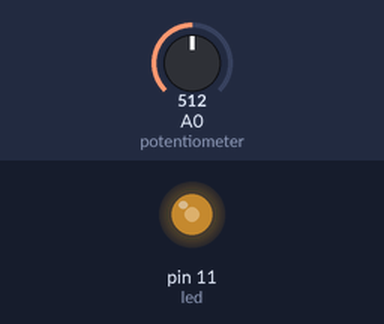
Bench run of a sketch on a simulated Arduino Uno, built with avr-gcc and run on an emulated ATmega328P. Shown: output pins drawn as LEDs (lit = HIGH). The test bench sets the inputs (shaded band); at power-on: A0 (potentiometer) = 512.

Above: at 1.2 s.
1.3 s: A0 (potentiometer) set to 716
At 2.5 s:
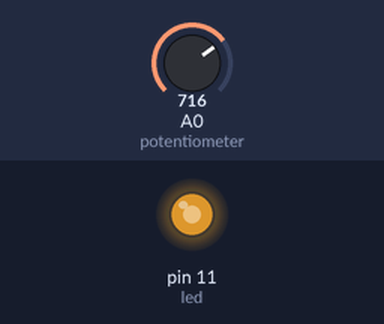
2.8 s: A0 (potentiometer) set to 900
At 4.0 s:
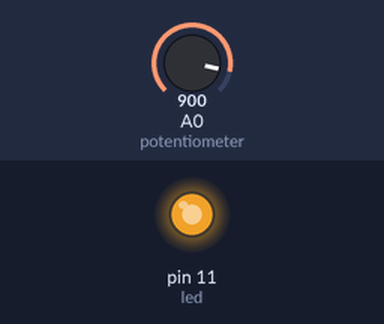
4.3 s: A0 (potentiometer) set to 122
At 5.4 s:
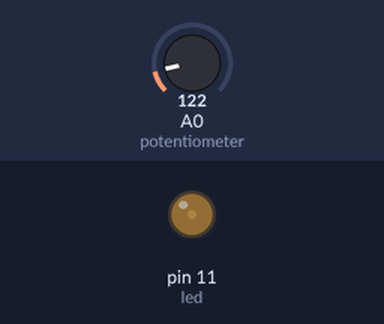
5.8 s: A0 (potentiometer) set to 0
At 6.7 s:
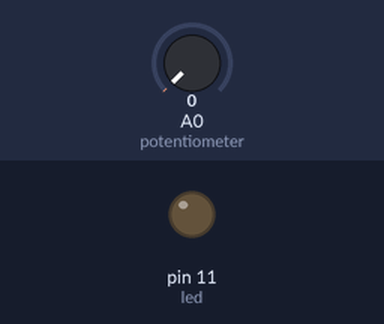
7.3 s: A0 (potentiometer) set to 511
At 7.8 s:
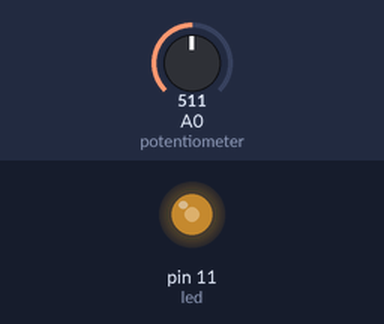
Timing chart, 0 to 9.8 s (numbered marks = the images above; inputs shaded):
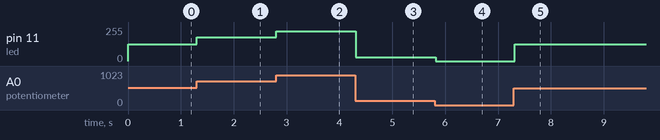

The sketch:

sketch_3_dimmer.ino
```cpp
/*
 * Dimmer using Analog Input and PWM
 * 2019 Ben Tyler
 */

/* 1 */
const int led = 11;
const int potentiometer = A0;
int reading = 0;
int pwm = 0;

void setup() {
  pinMode(led, OUTPUT);
}

/* 2 */
void loop() {
  reading = analogRead(potentiometer);
  Serial.println(reading);

/* 3 */
  pwm = map(reading, 0, 1023, 0, 255);
  analogWrite(led, pwm);
  delay(20);
}/* end */
```

Measured:
- after the input at 1.3 s, pin 11 (led): 127/255 → 178/255 at once
- after the input at 2.8 s, pin 11 (led): 178/255 → 224/255 at once
- after the input at 4.3 s, pin 11 (led): 224/255 → 30/255 at once
- after the input at 5.8 s, pin 11 (led): 30/255 → 0/255 at once
- after the input at 7.3 s, pin 11 (led): 0/255 → 127/255 at once
